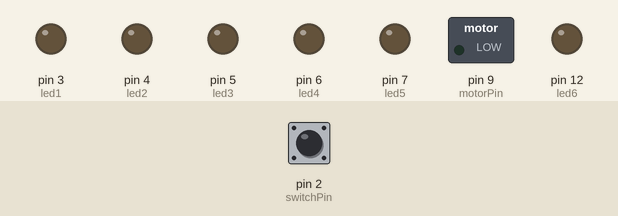
Bench run of a sketch on a simulated Arduino Uno, built with avr-gcc and run on an emulated ATmega328P. On the bench: switched loads named in the sketch (green lamp = pin HIGH), output pins drawn as LEDs (lit = HIGH). Inputs (shaded band) come from the test bench; at power-on: pin 2 (switchPin) LOW.

Above: at 1.2 s.
1.3 s: pin 2 (switchPin) pulled HIGH for 0.15 s
At 1.37 s:
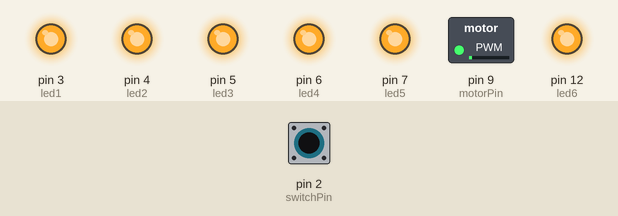
2.9 s: pin 2 (switchPin) pulled HIGH for 3.2 s
At 6.8 s:
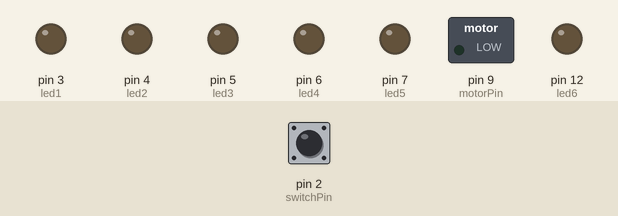
Timing chart, 0 to 8.3 s (numbered marks = the images above; inputs shaded):
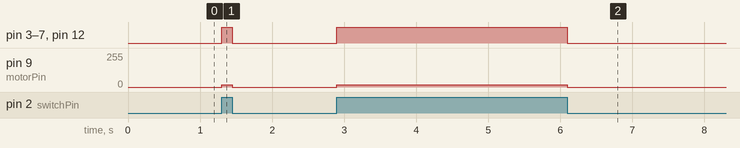

Measured:
- after the input at 1.3 s, pin 3 (led1), pin 4 (led2), pin 5 (led3), pin 6 (led4), pin 7 (led5), pin 12 (led6): LOW → HIGH at once, → LOW 0.15 s later; pin 9 (motorPin): 0/255 → 18/255 at once, → 0/255 0.15 s later
- after the input at 2.9 s, pin 3 (led1), pin 4 (led2), pin 5 (led3), pin 6 (led4), pin 7 (led5), pin 12 (led6): LOW → HIGH at once, → LOW 3.2 s later; pin 9 (motorPin): 0/255 → 18/255 at once, → 0/255 3.2 s later

The sketch:

motorDc.ino
```cpp
/*-------------------------PROJET TPRO-------------------
MADE BY : CLAUDE-DIDIER-FADI-MARC
*/

const int switchPin = 2;
int motorPin = 9;
int switchState = 0;
int speedMotor;
//LED
int led1 = 3;
int led2 = 4;
int led3 = 5;
int led4 = 6;
int led5 = 7;
int led6 = 12;

void setup() {
  pinMode(motorPin, OUTPUT);
  pinMode(switchPin, INPUT);

  pinMode(led1, OUTPUT);
  pinMode(led2, OUTPUT);
  pinMode(led3, OUTPUT);
  pinMode(led4, OUTPUT);
  pinMode(led5, OUTPUT);
  pinMode(led6, OUTPUT);

}

void loop() {
  switchState = digitalRead(switchPin);

  if (switchState == HIGH) {

    speedMotor = 18;
    analogWrite(motorPin,speedMotor);
    digitalWrite(led1,HIGH);
    digitalWrite(led2,HIGH);
    digitalWrite(led3,HIGH);
    digitalWrite(led4,HIGH);
    digitalWrite(led5,HIGH);
    digitalWrite(led6,HIGH);
  }

  else {
    digitalWrite(motorPin,LOW);
    digitalWrite(led1,LOW);
    digitalWrite(led2,LOW);
    digitalWrite(led3,LOW);
    digitalWrite(led4,LOW);
    digitalWrite(led5,LOW);
    digitalWrite(led6,LOW);
  }

}
```
